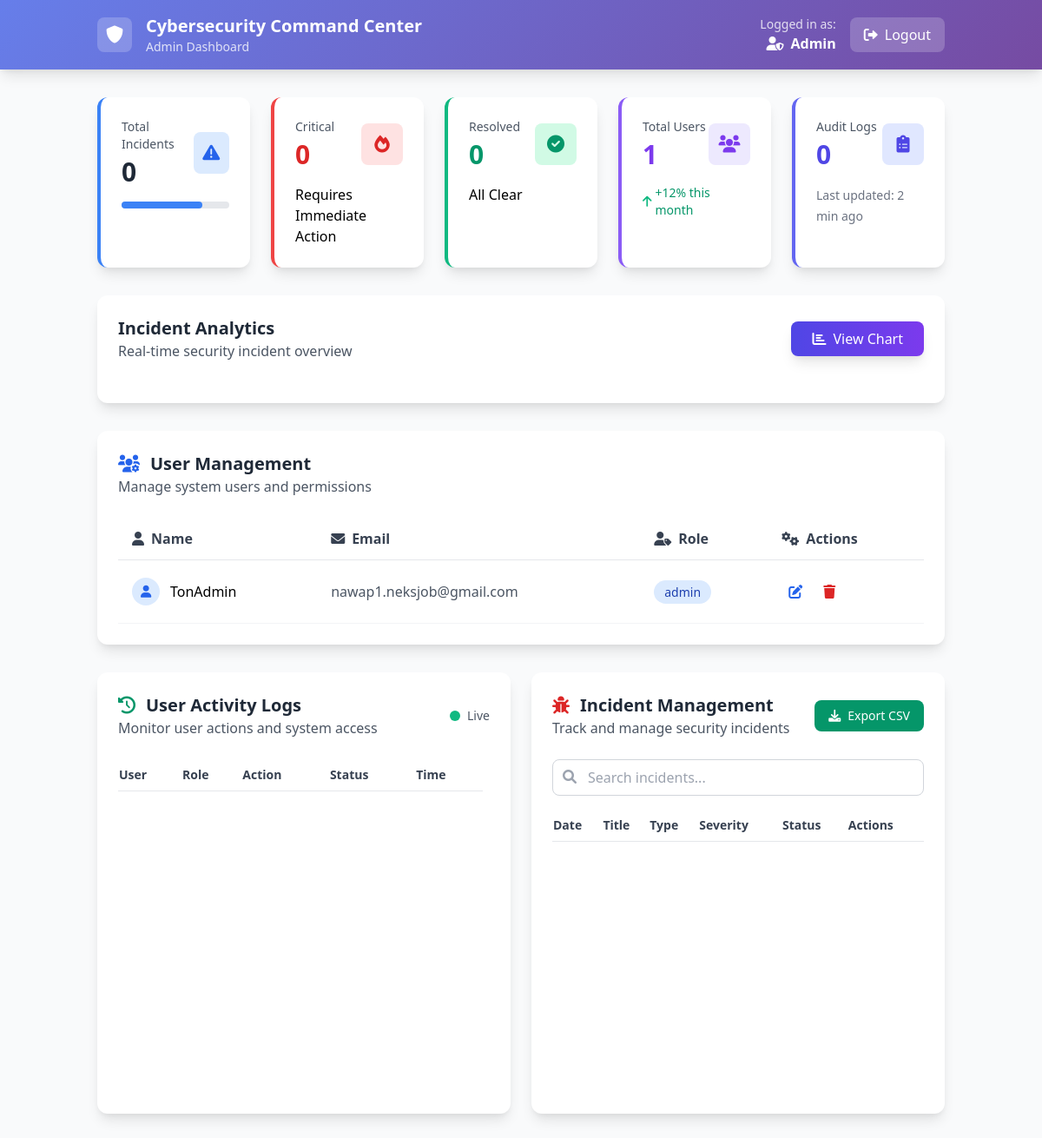
Page /admin (signed in) on the earlier database version.
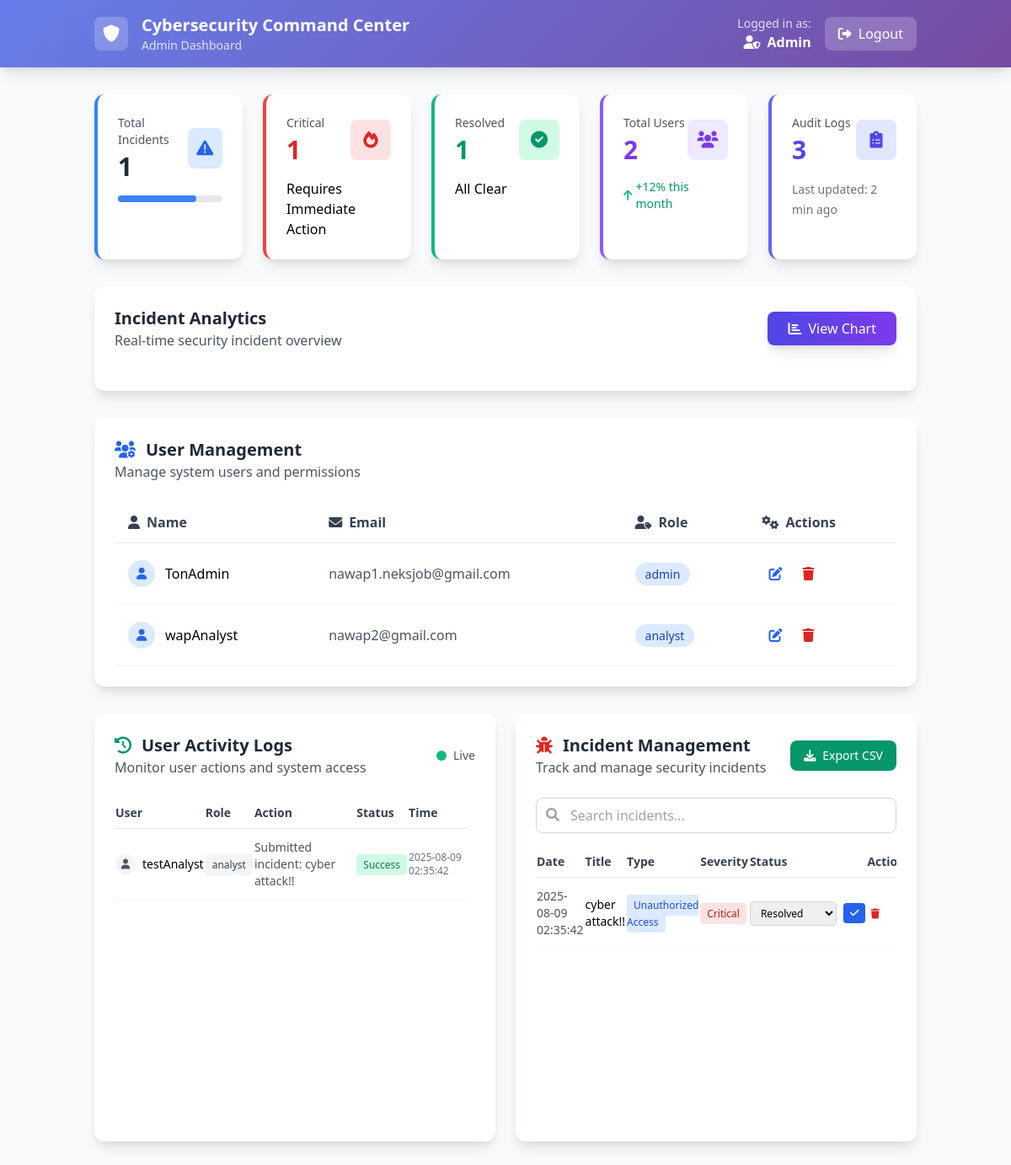
Same page on the later database version.
### tables this page shows
CREATE TABLE users (
            id INTEGER PRIMARY KEY AUTOINCREMENT,
            username TEXT NOT NULL,
            password_hash TEXT NOT NULL,
            role TEXT NOT NULL,
            email TEXT NOT NULL
        );

CREATE TABLE user_logs (
            id INTEGER PRIMARY KEY AUTOINCREMENT,
            user_id INTEGER,
            username TEXT,
            role TEXT,
            action TEXT,
            status TEXT,
            timestamp TIMESTAMP DEFAULT CURRENT_TIMESTAMP
        );

CREATE TABLE incidents (
            id INTEGER PRIMARY KEY AUTOINCREMENT,
            title TEXT,
            type TEXT,
            severity TEXT,
            system TEXT,
            description TEXT,
            status TEXT DEFAULT 'In Progress',
            date TIMESTAMP DEFAULT CURRENT_TIMESTAMP
        );

### routes/admin_routes.py (the view)
@bp.route('/admin')
def admin_dashboard():
    if session.get('role') != 'admin':
        return redirect(url_for('auth_routes.login'))
    keyword = request.args.get('search', '')
    incidents = filter_incidents(keyword)
    stats = get_dashboard_stats()
    users = get_all_users()
    logs = get_admin_logs()
    user_logs = get_user_logs()
    return render_template(
        'admin.html',
        stats=stats,
        users=users,
        logs=logs,
        user_logs=user_logs,
        incidents=incidents
    )

### controllers/admin.py (called while the page is built)
def get_all_users():
    conn = get_connection()
    conn.row_factory = sqlite3.Row
    cur = conn.cursor()
    cur.execute("SELECT id, username, role, email FROM users")
    users = cur.fetchall()
    cur.close()
    conn.close()
    return users

def get_admin_logs():
    conn = get_connection()
    conn.row_factory = sqlite3.Row
    cur = conn.cursor()
    cur.execute("SELECT username, action, created_at, status FROM admin_logs ORDER BY created_at DESC")
    logs = cur.fetchall()
    cur.close()
    conn.close()
    return logs

def get_user_logs():
    conn = get_connection()
    conn.row_factory = sqlite3.Row
    cur = conn.cursor()
    cur.execute("SELECT username, role, action, status, timestamp FROM user_logs ORDER BY timestamp DESC")
    logs = cur.fetchall()
    cur.close()
    conn.close()
    return logs

### db/db_config.py (called while the page is built)
def get_connection():
    base_dir = os.path.dirname(os.path.abspath(__file__))
    db_path = os.path.join(base_dir, "local_database.sqlite")
    print("[DB DEBUG] Using SQLite at:", db_path)
    return sqlite3.connect(db_path)

### templates/admin.html (shortened to what the changed rows need)
<!DOCTYPE html>
<html lang="en">
<head>
  <link href="https://cdn.jsdelivr.net/npm/tailwindcss@2.2.19/dist/tailwind.min.css" rel="stylesheet" />
  <link rel="stylesheet" href="https://cdnjs.cloudflare.com/ajax/libs/font-awesome/6.0.0/css/all.min.css">
</head>
<body class="bg-gray-50 min-h-screen">
  <nav class="gradient-bg text-white shadow-lg sticky top-0 z-50">
    <div class="container mx-auto px-6 py-4">
      <div class="flex items-center justify-between">
        <div class="flex items-center space-x-4">
          <div>
            <h1 class="text-xl font-bold">Cybersecurity Command Center</h1>
          </div>
        </div>
      </div>
    </div>
  </nav>
  <main class="container mx-auto px-6 py-8">
    <div class="grid grid-cols-1 sm:grid-cols-2 lg:grid-cols-5 gap-6 mb-8">
      <div class="group card-hover bg-white rounded-xl shadow-lg p-6 border-l-4 border-blue-500">
        <div class="flex items-center justify-between">
          <div>
            <p class="text-sm font-medium text-gray-600 mb-1">Total Incidents</p>
            <h2 class="text-3xl font-bold text-gray-800">{{ stats.total_incidents }}</h2>
          </div>
        </div>
      </div>
      <div class="group card-hover bg-white rounded-xl shadow-lg p-6 border-l-4 border-red-500">
        <div class="flex items-center justify-between">
          <div>
            <p class="text-sm font-medium text-gray-600 mb-1">Critical</p>
            <h2 class="text-3xl font-bold text-red-600">{{ stats.critical }}</h2>
          </div>
        </div>
      </div>
      <div class="group card-hover bg-white rounded-xl shadow-lg p-6 border-l-4 border-green-500">
        <div class="flex items-center justify-between">
          <div>
            <p class="text-sm font-medium text-gray-600 mb-1">Resolved</p>
            <h2 class="text-3xl font-bold text-green-600">{{ stats.resolved }}</h2>
          </div>
        </div>
      </div>
      <div class="group card-hover bg-white rounded-xl shadow-lg p-6 border-l-4 border-purple-500">
        <div class="flex items-center justify-between">
          <div>
            <p class="text-sm font-medium text-gray-600 mb-1">Total Users</p>
            <h2 class="text-3xl font-bold text-purple-600">{{ stats.total_users }}</h2>
          </div>
        </div>
      </div>
      <div class="group card-hover bg-white rounded-xl shadow-lg p-6 border-l-4 border-indigo-500">
        <div class="flex items-center justify-between">
          <div>
            <p class="text-sm font-medium text-gray-600 mb-1">Audit Logs</p>
            <h2 class="text-3xl font-bold text-indigo-600">{{ stats.logs }}</h2>
          </div>
        </div>
      </div>
    </div>
    <div class="bg-white rounded-xl shadow-lg p-6 mb-8">
      <div class="overflow-x-auto">
        <table class="w-full">
          <thead>
            <tr class="border-b border-gray-200">
              <th class="text-left py-3 px-4 font-semibold text-gray-700">
                <i class="fas fa-user mr-2"></i>Name
              </th>
              <th class="text-left py-3 px-4 font-semibold text-gray-700">
                <i class="fas fa-envelope mr-2"></i>Email
              </th>
              <th class="text-left py-3 px-4 font-semibold text-gray-700">
                <i class="fas fa-user-tag mr-2"></i>Role
              </th>
              <th class="text-left py-3 px-4 font-semibold text-gray-700">
                <i class="fas fa-cogs mr-2"></i>Actions
              </th>
            </tr>
          </thead>
          <tbody>
            {% for user in users %}
            <tr class="border-b border-gray-100 hover:bg-gray-50 transition-colors">
              <td class="py-4 px-4">
                <div class="flex items-center">
                  <div class="w-8 h-8 bg-blue-100 rounded-full flex items-center justify-center mr-3">
                    <i class="fas fa-user text-blue-600 text-sm"></i>
                  </div>
                  <span class="font-medium">{{ user.username }}</span>
                </div>
              </td>
              <td class="py-4 px-4 text-gray-600">{{ user.email }}</td>
              <td class="py-4 px-4">
                <span class="px-3 py-1 bg-blue-100 text-blue-800 rounded-full text-sm font-medium">
                  {{ user.role }}
                </span>
              </td>
              <td class="py-4 px-4">
                <div class="flex space-x-2">
                  <form method="POST" action="{{ url_for('admin_routes.edit_user_route', user_id=user.id) }}">
                    <button type="submit" class="text-blue-600 hover:text-blue-800 transition-colors p-2 hover:bg-blue-50 rounded">
                      <i class="fas fa-edit"></i>
                    </button>
                  </form>
                  <form method="POST" action="{{ url_for('admin_routes.delete_user_route', user_id=user.id) }}">
                    <button type="submit" class="text-red-600 hover:text-red-800 transition-colors p-2 hover:bg-red-50 rounded">
                      <i class="fas fa-trash"></i>
                    </button>
                  </form>
                </div>
              </td>
            </tr>
            {% endfor %}
          </tbody>
        </table>
      </div>
    </div>
    <div class="grid grid-cols-1 lg:grid-cols-2 gap-6">
      <div class="bg-white rounded-xl shadow-lg p-6">
        <div class="sidebar-scroll overflow-y-auto h-96 pr-2">
          <table class="w-full text-sm">
            <thead class="sticky top-0 bg-white z-10">
              <tr class="border-b border-gray-200">
                <th class="text-left py-2 font-semibold text-gray-700">User</th>
                <th class="text-left py-2 font-semibold text-gray-700">Role</th>
                <th class="text-left py-2 font-semibold text-gray-700">Action</th>
                <th class="text-left py-2 font-semibold text-gray-700">Status</th>
                <th class="text-left py-2 font-semibold text-gray-700">Time</th>
              </tr>
            </thead>
            <tbody>
              {% for log in user_logs %}
              <tr class="border-b border-gray-100 hover:bg-gray-50">
                <td class="py-3">
                  <div class="flex items-center">
                    <div class="w-6 h-6 bg-gray-100 rounded-full flex items-center justify-center mr-2">
                      <i class="fas fa-user text-xs text-gray-600"></i>
                    </div>
                    <span class="font-medium">{{ log.username }}</span>
                  </div>
                </td>
                <td class="py-3">
                  <span class="px-2 py-1 bg-gray-100 text-gray-700 rounded text-xs">{{ log.role }}</span>
                </td>
                <td class="py-3 text-gray-600">{{ log.action }}</td>
                <td class="py-3">
                  <span class="px-2 py-1 bg-green-100 text-green-700 rounded text-xs">{{ log.status }}</span>
                </td>
                <td class="py-3 text-gray-500 text-xs">{{ log.timestamp }}</td>
              </tr>
              {% endfor %}
            </tbody>
          </table>
        </div>
      </div>
      <div class="bg-white rounded-xl shadow-lg p-6">
        <div class="sidebar-scroll overflow-y-auto max-h-96">
          <table class="w-full text-sm">
            <thead class="sticky top-0 bg-white z-10">
              <tr class="border-b border-gray-200">
                <th class="text-left py-2 font-semibold text-gray-700">Date</th>
                <th class="text-left py-2 font-semibold text-gray-700">Title</th>
                <th class="text-left py-2 font-semibold text-gray-700">Type</th>
                <th class="text-left py-2 font-semibold text-gray-700">Severity</th>
                <th class="text-left py-2 font-semibold text-gray-700">Status</th>
                <th class="text-left py-2 font-semibold text-gray-700">Actions</th>
              </tr>
            </thead>
            <tbody>
              {% for incident in incidents %}
              <tr class="border-b border-gray-100 hover:bg-gray-50">
                <td class="py-3 text-gray-600">{{ incident.date }}</td>
                <td class="py-3 font-medium">{{ incident.title }}</td>
                <td class="py-3">
                  <span class="px-2 py-1 bg-blue-100 text-blue-700 rounded text-xs">{{ incident.type }}</span>
                </td>
                <td class="py-3">
                  <span class="px-2 py-1 {% if incident.severity == 'Critical' %}bg-red-100 text-red-700{% elif incident.severity == 'High' %}bg-orange-100 text-orange-700{% else %}bg-yellow-100 text-yellow-700{% endif %} rounded text-xs">
                    {{ incident.severity }}
                  </span>
                </td>
                <td class="py-3">
                  <form method="POST" action="{{ url_for('admin_routes.edit_incident', incident_id=incident.id) }}" class="flex items-center space-x-2">
                    <select name="status" class="border border-gray-300 rounded px-2 py-1 text-xs focus:outline-none focus:ring-1 focus:ring-blue-500">
                      <option value="Resolved" {% if incident.status == 'Resolved' %}selected{% endif %}>Resolved</option>
                    </select>
                    <button type="submit" class="bg-blue-600 hover:bg-blue-700 text-white px-2 py-1 rounded text-xs transition-colors">
                      <i class="fas fa-check"></i>
                    </button>
                  </form>
                </td>
                <td class="py-3">
                  <form method="POST" action="{{ url_for('admin_routes.delete_incident_route', incident_id=incident.id) }}">
                    <button type="submit" class="text-red-600 hover:text-red-800 transition-colors p-1 hover:bg-red-50 rounded">
                      <i class="fas fa-trash text-xs"></i>
                    </button>
                  </form>
                </td>
              </tr>
              {% endfor %}
            </tbody>
          </table>
        </div>
      </div>
    </div>
  </main>
</body>
</html>

Differences in the rows shown:
added users: username "wapAnalyst", email "nawap2@gmail.com", role "analyst"
added user_logs: username "testAnalyst", role "analyst", action "Submitted incident: cyber attack!!", status "Success", timestamp "2025-08-09 02:35:42"
added incidents: date "2025-08-09 02:35:42", title "cyber attack!!", type "Unauthorized Access", severity "Critical", status "Resolved"
Other differences:
{{ stats.total_incidents }}: "0" → "1"
{{ stats.critical }}: "0" → "1"
{{ stats.resolved }}: "0" → "1"
{{ stats.total_users }}: "1" → "2"
{{ stats.logs }}: "0" → "3"
